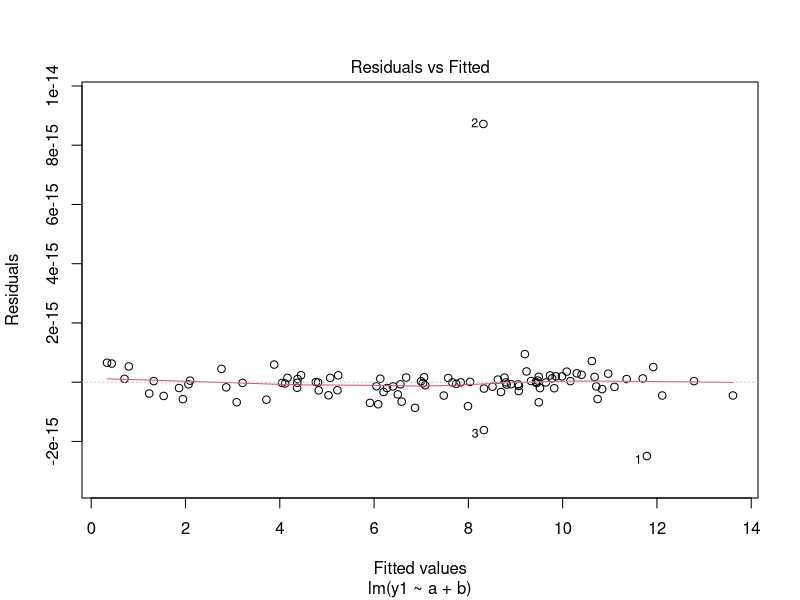
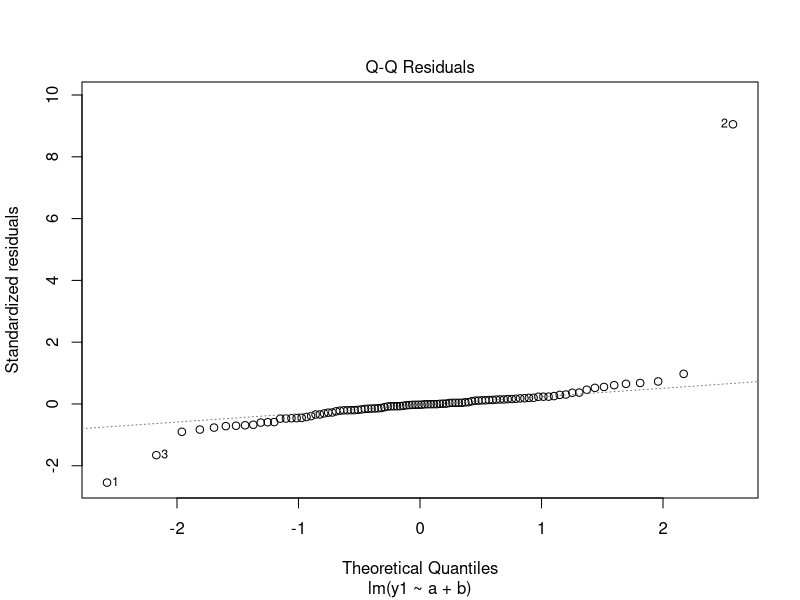
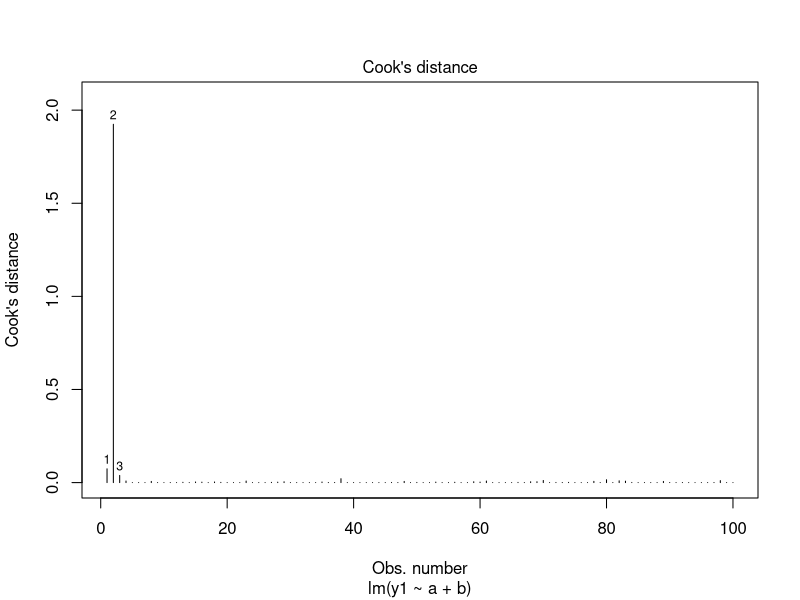
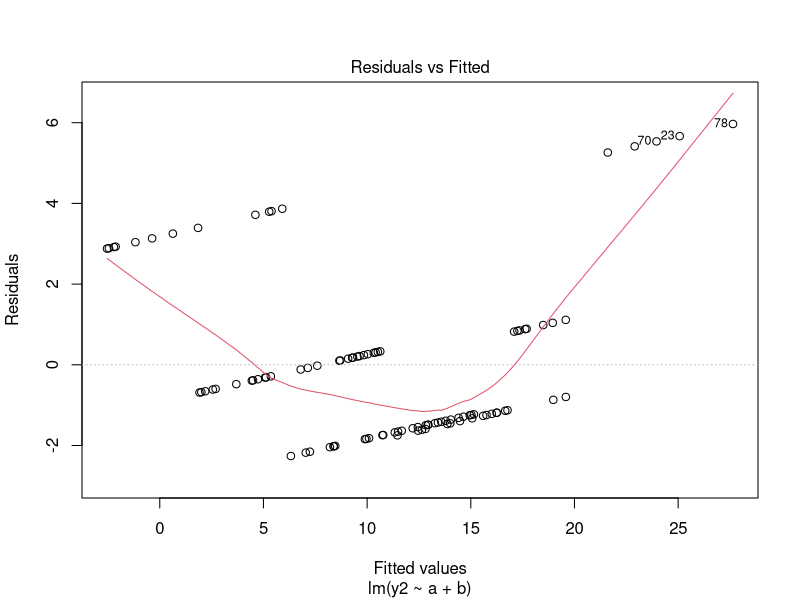
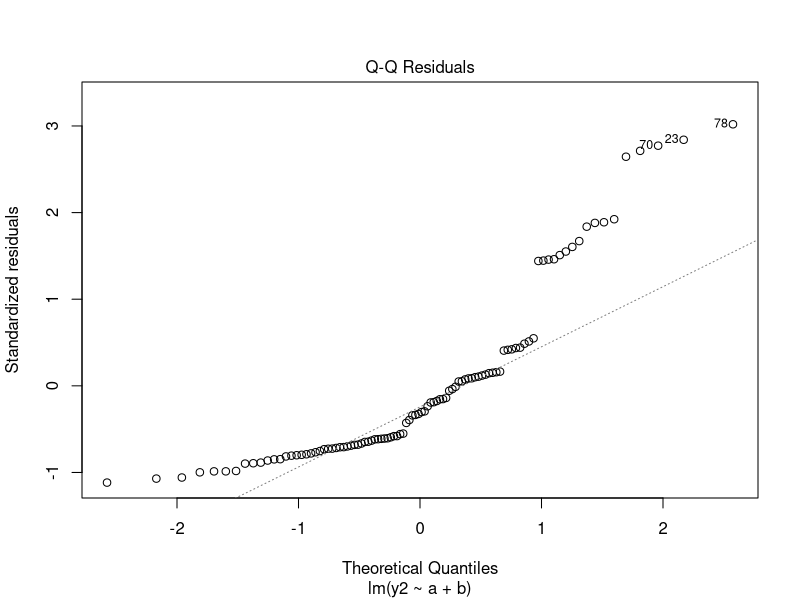
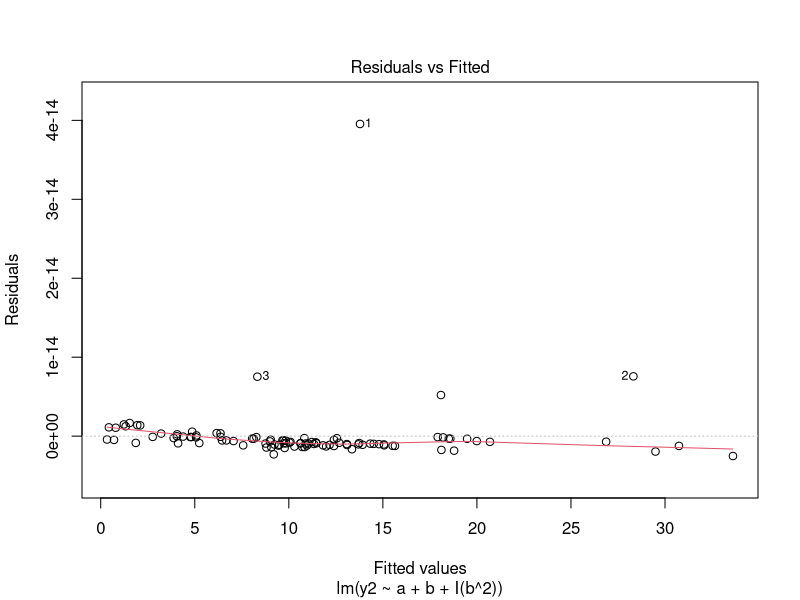
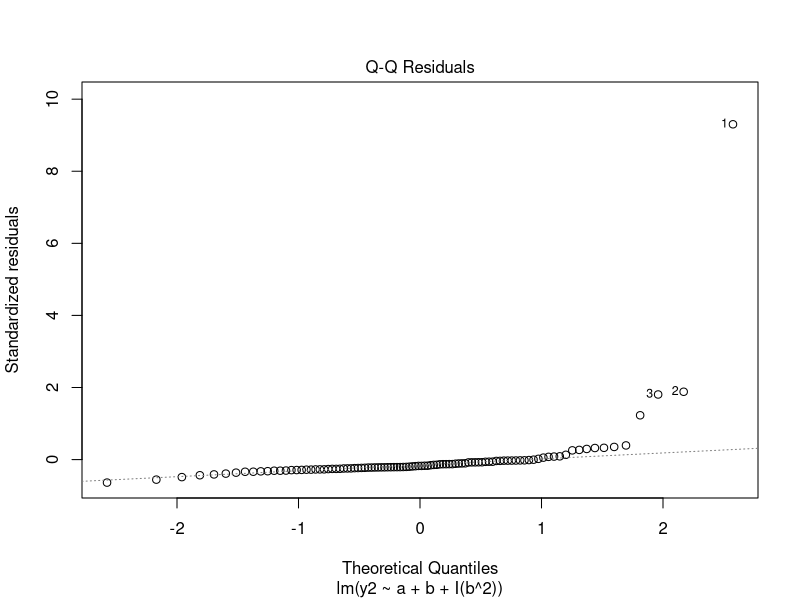
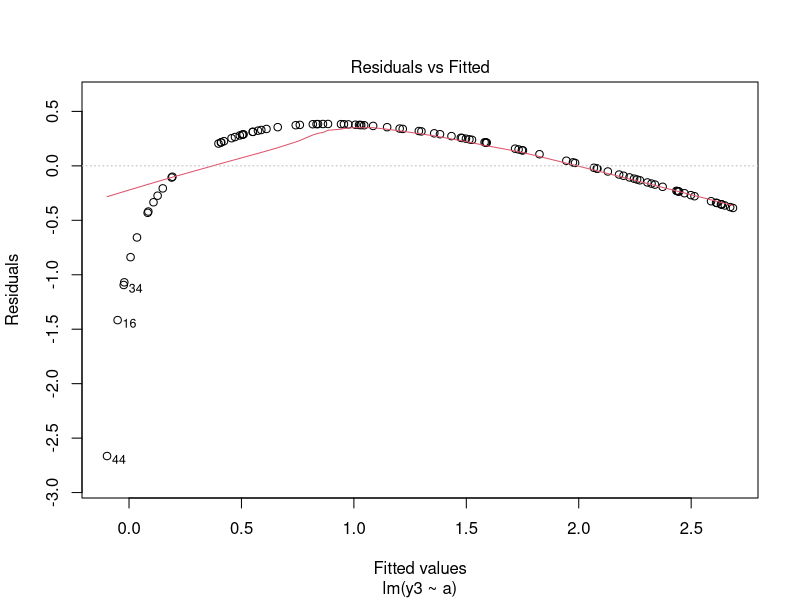

Write the R code that produced these figures, in order.
## ---- chunk 1
###| For reproducability, we set a seed
set.seed(419)

###| Generating random numbers
a <- runif(n = 100, min = 0, max = 10)
b <- rpois(n = 100, lambda = 2)
c <- runif(n = 100, min = -5, max = 10)

###| Generating the response variables
y1 <- a + b
y2 <- a + b^2
y3 <- log(a)

###| Storing as a dataframe
data <- data.frame("a" = a,
                   "b" = b,
                   "c" = c,
                   "y1" = y1,
                   "y2" = y2,
                   "y3" = y3)

###| First 6 rows
head(data)
## ---- chunk 2
###| Fitting the model
m1 <- lm(y1 ~ a + b, data = data)

###| Residual v fitted plot
plot(m1, which = 1)
## ---- chunk 3
###| Q-Q plot
plot(m1, which = 2)
## ---- chunk 4
###| Cook's distance plot
plot(m1, which = 4)
## ---- chunk 5
###| Bad model example
m2 <- lm(y2 ~ a + b, data=data)

###| Residual v fitted plot
plot(m2, which = 1)
## ---- chunk 6
###| Q-Q plot
plot(m2, which = 2)
## ---- chunk 7
###| Modeeling y2
m3 <- lm(y2 ~ a + b + I(b^2), data = data)

###| Residuals v fitted plot
plot(m3, which = 1)
## ---- chunk 8
###| Q-Q plot
plot(m3, which = 2)
## ---- chunk 9
###| y3 = a
m4 <- lm(y3 ~ a, data = data)

###| Residual plot
plot(m4, which = 1)
## ---- chunk 10
###| y3 = log(a)
m5 <- lm(y3 ~ log(a), data = data)

###| Residual plot
plot(m5, which = 1)
## ---- chunk 11
###| Adding noise
data2 <- data 
data2$y1 <- data2$y1 + rnorm(n = 100, mean = 0, sd = 1)
data2$y2 <- data2$y2 + rnorm(n = 100, mean = 0, sd = 1)
data2$y3 <- data2$y3 + rnorm(n = 100, mean = 0, sd = 1)
## ---- chunk 12
###| y1 model
M1 <- lm(y1 ~ a + b, data = data2)
plot(M1,which=1)
plot(M1, which = 2)
## ---- chunk 13
###| a + b
M2 <- lm(y2 ~ a + b, data = data2)

###| a + b + b^2
M3 <- lm(y2 ~ a + b + I(b^2), data = data2)

###| Plotting graphs side by side
par(mfrow = c(1, 2))
plot(M2,which=1)
plot(M3,which=1)
## ---- chunk 14
###| Plotting graphs side by side
par(mfrow = c(1, 2))
plot(M2, which = 2)
plot(M3, which = 2)
## ---- chunk 15
###| a 
M4 <- lm(y3 ~ a, data = data2)

###| log(a)
M5 <- lm(y3 ~ log(a), data = data2)

###| Plotting graphs side by side
par(mfrow = c(1, 2))

plot(M4,which=1)
plot(M5,which=1)

plot(M4, which = 2)
plot(M5, which = 2)
